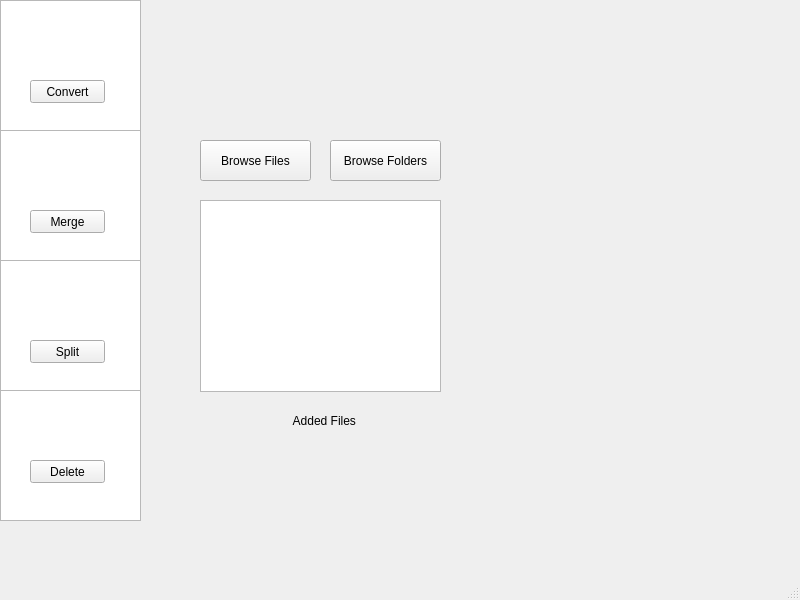
<?xml version="1.0" encoding="UTF-8"?>
<ui version="4.0">
 <class>MainWindow</class>
 <widget class="QMainWindow" name="MainWindow">
  <property name="geometry">
   <rect>
    <x>0</x>
    <y>0</y>
    <width>800</width>
    <height>600</height>
   </rect>
  </property>
  <property name="windowTitle">
   <string>MainWindow</string>
  </property>
  <widget class="QWidget" name="centralwidget">
   <widget class="QPushButton" name="CovertButton">
    <property name="geometry">
     <rect>
      <x>30</x>
      <y>80</y>
      <width>75</width>
      <height>23</height>
     </rect>
    </property>
    <property name="text">
     <string>Convert</string>
    </property>
   </widget>
   <widget class="QListWidget" name="listWidget_UL_1">
    <property name="geometry">
     <rect>
      <x>0</x>
      <y>0</y>
      <width>141</width>
      <height>131</height>
     </rect>
    </property>
   </widget>
   <widget class="QListWidget" name="listWidget_UL_2">
    <property name="geometry">
     <rect>
      <x>0</x>
      <y>130</y>
      <width>141</width>
      <height>131</height>
     </rect>
    </property>
   </widget>
   <widget class="QPushButton" name="Merge_Button">
    <property name="geometry">
     <rect>
      <x>30</x>
      <y>210</y>
      <width>75</width>
      <height>23</height>
     </rect>
    </property>
    <property name="text">
     <string>Merge</string>
    </property>
   </widget>
   <widget class="QListWidget" name="listWidget_UL_3">
    <property name="geometry">
     <rect>
      <x>0</x>
      <y>260</y>
      <width>141</width>
      <height>131</height>
     </rect>
    </property>
   </widget>
   <widget class="QPushButton" name="Split_Button">
    <property name="geometry">
     <rect>
      <x>30</x>
      <y>340</y>
      <width>75</width>
      <height>23</height>
     </rect>
    </property>
    <property name="text">
     <string>Split</string>
    </property>
   </widget>
   <widget class="QPushButton" name="Browse_Files_Button">
    <property name="geometry">
     <rect>
      <x>200</x>
      <y>140</y>
      <width>111</width>
      <height>41</height>
     </rect>
    </property>
    <property name="text">
     <string>Browse Files</string>
    </property>
   </widget>
   <widget class="QListWidget" name="listWidget">
    <property name="geometry">
     <rect>
      <x>200</x>
      <y>200</y>
      <width>241</width>
      <height>192</height>
     </rect>
    </property>
   </widget>
   <widget class="QPushButton" name="Browse_Folders_Button">
    <property name="geometry">
     <rect>
      <x>330</x>
      <y>140</y>
      <width>111</width>
      <height>41</height>
     </rect>
    </property>
    <property name="text">
     <string>Browse Folders</string>
    </property>
   </widget>
   <widget class="QLabel" name="label">
    <property name="geometry">
     <rect>
      <x>280</x>
      <y>410</y>
      <width>81</width>
      <height>21</height>
     </rect>
    </property>
    <property name="text">
     <string>    Added Files</string>
    </property>
   </widget>
   <widget class="QListWidget" name="listWidget_UL_4">
    <property name="geometry">
     <rect>
      <x>0</x>
      <y>390</y>
      <width>141</width>
      <height>131</height>
     </rect>
    </property>
   </widget>
   <widget class="QPushButton" name="Delete_Button">
    <property name="geometry">
     <rect>
      <x>30</x>
      <y>460</y>
      <width>75</width>
      <height>23</height>
     </rect>
    </property>
    <property name="text">
     <string>Delete</string>
    </property>
   </widget>
   <zorder>listWidget_UL_1</zorder>
   <zorder>CovertButton</zorder>
   <zorder>listWidget_UL_2</zorder>
   <zorder>Merge_Button</zorder>
   <zorder>listWidget_UL_3</zorder>
   <zorder>Split_Button</zorder>
   <zorder>Browse_Files_Button</zorder>
   <zorder>listWidget</zorder>
   <zorder>Browse_Folders_Button</zorder>
   <zorder>label</zorder>
   <zorder>listWidget_UL_4</zorder>
   <zorder>Delete_Button</zorder>
  </widget>
  <widget class="QMenuBar" name="menubar">
   <property name="geometry">
    <rect>
     <x>0</x>
     <y>0</y>
     <width>800</width>
     <height>21</height>
    </rect>
   </property>
  </widget>
  <widget class="QStatusBar" name="statusbar"/>
 </widget>
 <resources/>
 <connections/>
</ui>
